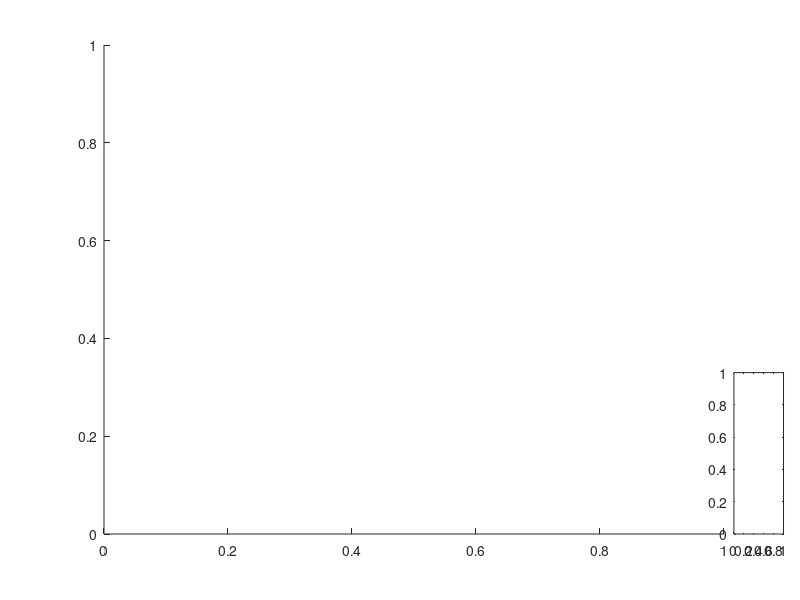

This chart was generated by the following MATLAB code: (Note: this script raises an error after producing the figure.)
function ch = smallcolorbar(axs,location,axiscl)

% ch = smallcolorbar(axs,location,axiscl)
% plots a small colorbar that doesn't squish the axis
% axs is axis handle
% location is 'eastoutside' (default), 'southoutside' or 'northoutside'
% axisCl is color of box around colorbar and numbers (default 'k')

if nargin < 1; axs      = gca;           end
if nargin < 2; location = 'eastoutside'; end
if nargin < 3; axiscl   = [0 0 0];       end

axspos = get(axs, 'position');
ratio  = [.08 .33];

switch location
  case 'eastoutside'
    x_size = axspos(3)*ratio(1);
    y_size = axspos(4)*ratio(2);
    pos    = [sum(axspos([1 3])) + x_size*.2, axspos(2), x_size, y_size];
    
  case 'southoutside'
    x_size = axspos(3)*ratio(2);
    y_size = axspos(4)*ratio(1);
    pos    = [axspos(1), axspos(2) - y_size*1.2, x_size, y_size];
  
  case 'northoutside'
    x_size = axspos(3)*ratio(2);
    y_size = axspos(4)*ratio(1);
    pos    = [axspos(1), axspos(2) + axspos(4) + y_size*.1, x_size, y_size];
    
  otherwise
    error('position not recognized')
end

ch = colorbar('location',location,'position',pos,'Color',axiscl);